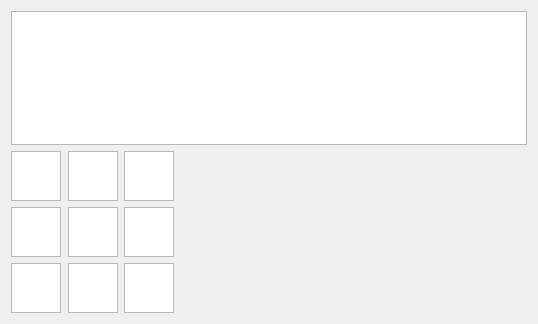
<?xml version="1.0" encoding="UTF-8"?>
<ui version="4.0">
 <class>MainWindow</class>
 <widget class="QMainWindow" name="MainWindow">
  <property name="geometry">
   <rect>
    <x>0</x>
    <y>0</y>
    <width>538</width>
    <height>324</height>
   </rect>
  </property>
  <property name="acceptDrops">
   <bool>true</bool>
  </property>
  <property name="windowTitle">
   <string>拖拽内容查看器主窗口</string>
  </property>
  <widget class="QWidget" name="centralWidget">
   <layout class="QVBoxLayout" name="verticalLayout" stretch="1,1">
    <item>
     <widget class="QTextEdit" name="textEdit">
      <property name="acceptDrops">
       <bool>false</bool>
      </property>
     </widget>
    </item>
    <item>
     <layout class="QHBoxLayout" name="horizontalLayout" stretch="0,1">
      <item>
       <layout class="QGridLayout" name="gridLayout" rowstretch="1,1,1" columnstretch="1,1,1,0,0" rowminimumheight="1,1,1" columnminimumwidth="1,1,1,0,0">
        <property name="sizeConstraint">
         <enum>QLayout::SetDefaultConstraint</enum>
        </property>
        <item row="2" column="0">
         <widget class="MyGraphicsView" name="graphicsView">
          <property name="minimumSize">
           <size>
            <width>50</width>
            <height>50</height>
           </size>
          </property>
          <property name="maximumSize">
           <size>
            <width>50</width>
            <height>50</height>
           </size>
          </property>
          <property name="acceptDrops">
           <bool>false</bool>
          </property>
         </widget>
        </item>
        <item row="1" column="0">
         <widget class="MyGraphicsView" name="graphicsView_4">
          <property name="minimumSize">
           <size>
            <width>50</width>
            <height>50</height>
           </size>
          </property>
          <property name="maximumSize">
           <size>
            <width>50</width>
            <height>50</height>
           </size>
          </property>
          <property name="acceptDrops">
           <bool>false</bool>
          </property>
         </widget>
        </item>
        <item row="2" column="2">
         <widget class="MyGraphicsView" name="graphicsView_2">
          <property name="minimumSize">
           <size>
            <width>50</width>
            <height>50</height>
           </size>
          </property>
          <property name="maximumSize">
           <size>
            <width>50</width>
            <height>50</height>
           </size>
          </property>
          <property name="acceptDrops">
           <bool>false</bool>
          </property>
         </widget>
        </item>
        <item row="2" column="4">
         <widget class="MyGraphicsView" name="graphicsView_3">
          <property name="minimumSize">
           <size>
            <width>50</width>
            <height>50</height>
           </size>
          </property>
          <property name="maximumSize">
           <size>
            <width>50</width>
            <height>50</height>
           </size>
          </property>
          <property name="acceptDrops">
           <bool>false</bool>
          </property>
         </widget>
        </item>
        <item row="0" column="2">
         <widget class="MyGraphicsView" name="graphicsView_8">
          <property name="minimumSize">
           <size>
            <width>50</width>
            <height>50</height>
           </size>
          </property>
          <property name="maximumSize">
           <size>
            <width>50</width>
            <height>50</height>
           </size>
          </property>
          <property name="acceptDrops">
           <bool>false</bool>
          </property>
         </widget>
        </item>
        <item row="0" column="4">
         <widget class="MyGraphicsView" name="graphicsView_9">
          <property name="minimumSize">
           <size>
            <width>50</width>
            <height>50</height>
           </size>
          </property>
          <property name="maximumSize">
           <size>
            <width>50</width>
            <height>50</height>
           </size>
          </property>
          <property name="acceptDrops">
           <bool>false</bool>
          </property>
         </widget>
        </item>
        <item row="1" column="2">
         <widget class="MyGraphicsView" name="graphicsView_5">
          <property name="minimumSize">
           <size>
            <width>50</width>
            <height>50</height>
           </size>
          </property>
          <property name="maximumSize">
           <size>
            <width>50</width>
            <height>50</height>
           </size>
          </property>
          <property name="acceptDrops">
           <bool>false</bool>
          </property>
         </widget>
        </item>
        <item row="0" column="0">
         <widget class="MyGraphicsView" name="graphicsView_7">
          <property name="minimumSize">
           <size>
            <width>50</width>
            <height>50</height>
           </size>
          </property>
          <property name="maximumSize">
           <size>
            <width>50</width>
            <height>50</height>
           </size>
          </property>
          <property name="acceptDrops">
           <bool>false</bool>
          </property>
         </widget>
        </item>
        <item row="1" column="4">
         <widget class="MyGraphicsView" name="graphicsView_6">
          <property name="minimumSize">
           <size>
            <width>50</width>
            <height>50</height>
           </size>
          </property>
          <property name="maximumSize">
           <size>
            <width>50</width>
            <height>50</height>
           </size>
          </property>
          <property name="acceptDrops">
           <bool>false</bool>
          </property>
         </widget>
        </item>
       </layout>
      </item>
      <item>
       <spacer name="horizontalSpacer">
        <property name="orientation">
         <enum>Qt::Horizontal</enum>
        </property>
        <property name="sizeHint" stdset="0">
         <size>
          <width>40</width>
          <height>20</height>
         </size>
        </property>
       </spacer>
      </item>
     </layout>
    </item>
   </layout>
  </widget>
 </widget>
 <layoutdefault spacing="6" margin="11"/>
 <customwidgets>
  <customwidget>
   <class>MyGraphicsView</class>
   <extends>QGraphicsView</extends>
   <header>mygraphicsview.h</header>
  </customwidget>
 </customwidgets>
 <resources/>
 <connections/>
</ui>
